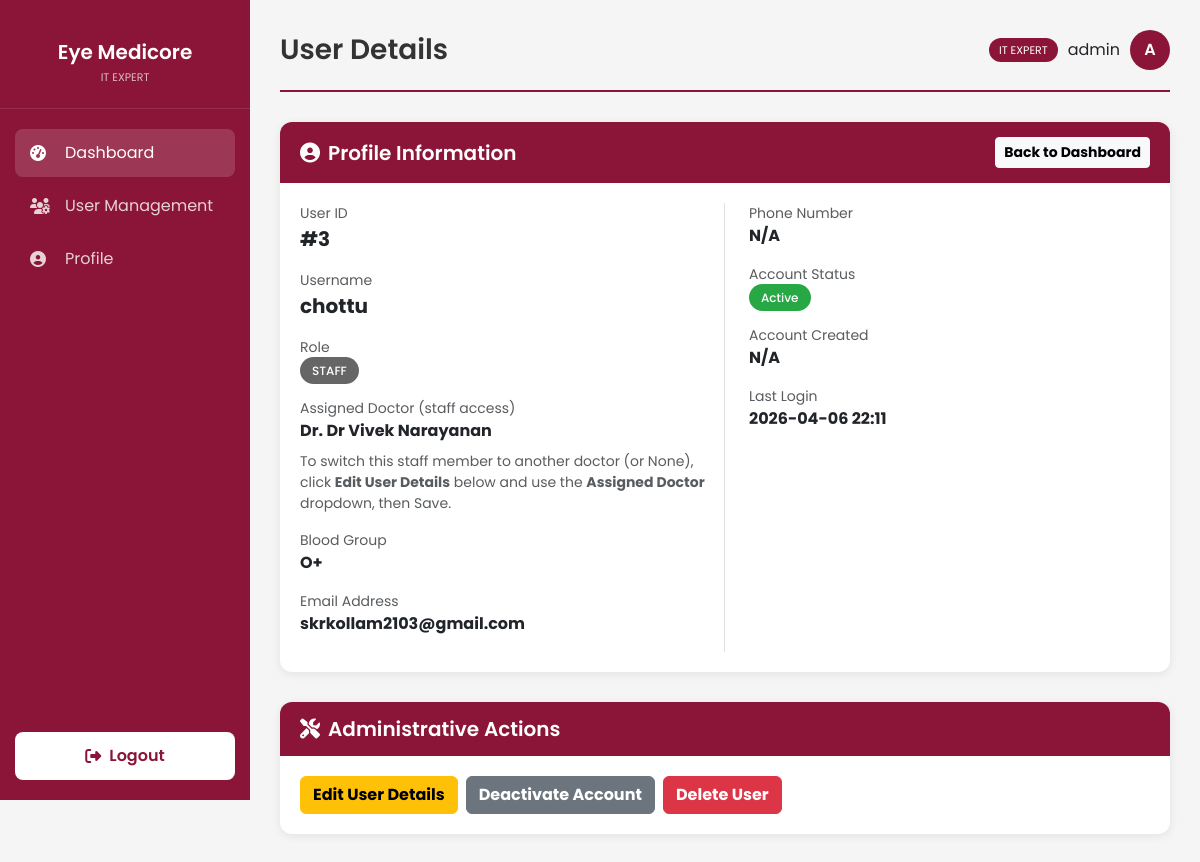
The page /admin/view_user/3 (signed in) on the database as committed earlier.
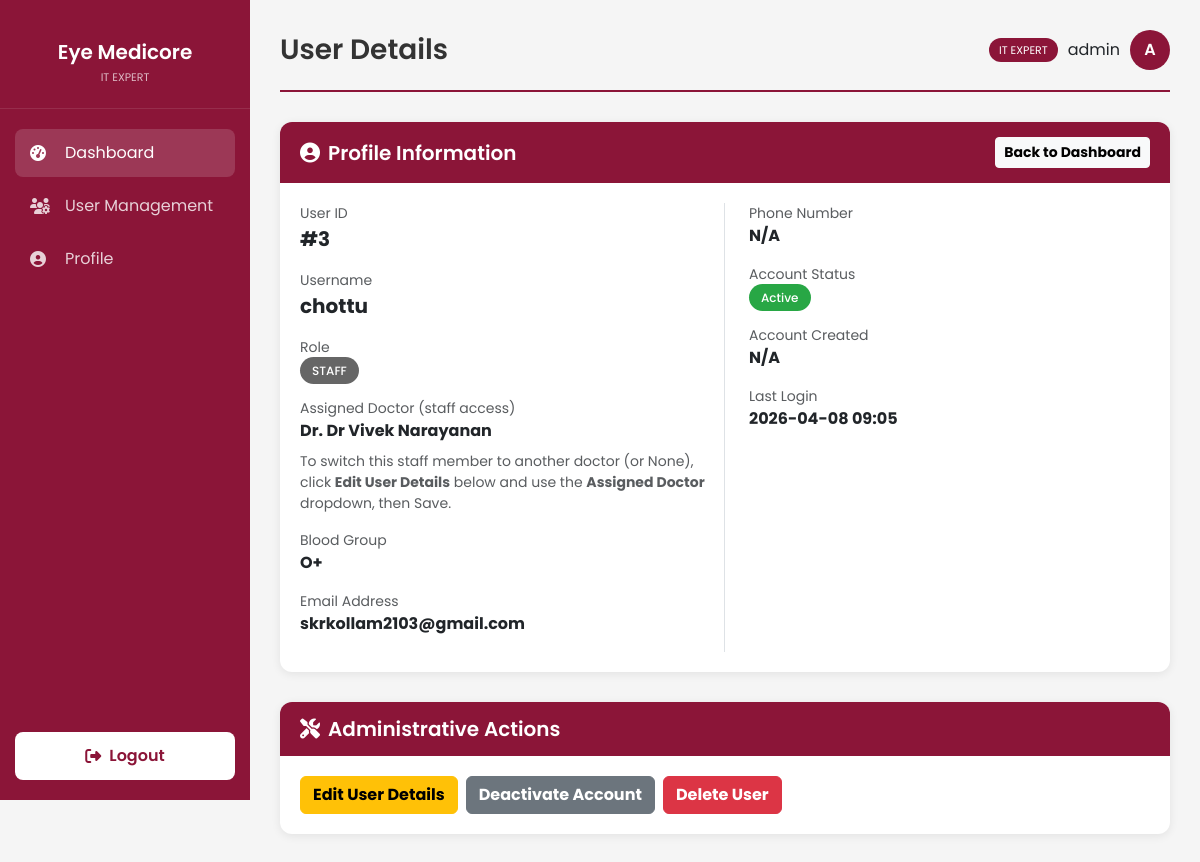
The same page on the database as committed later.
### models.py (models this page shows, shortened)
class User(UserMixin, db.Model):
    id = db.Column(db.Integer, primary_key=True)
    username = db.Column(db.String(100), unique=True, nullable=False)
    password_hash = db.Column(db.String(200), nullable=False)
    role = db.Column(db.String(20), nullable=False, default='staff') # it_expert, doctor, staff
    blood_group = db.Column(db.String(5), nullable=False)
    email = db.Column(db.String(120), unique=True)
    phone_number = db.Column(db.String(20), unique=True)
    account_status = db.Column(db.String(20), default='Active')
    created_at = db.Column(db.DateTime, default=get_local_time)
    last_login = db.Column(db.DateTime)
    otp_secret = db.Column(db.String(6))
    otp_expiry = db.Column(db.DateTime)
    doctor_id = db.Column(db.Integer, db.ForeignKey('user.id'), nullable=True)
    doctor = db.relationship('User', remote_side=[id], backref='staff_members')

### app.py (the view)
@app.route('/admin/view_user/<int:user_id>')
@login_required
@role_required('it_expert')
def view_user(user_id):
    user = User.query.get_or_404(user_id)
    return render_template('view_user_profile.html', user=user)

### app.py (called while the page is built)
@login_manager.user_loader
def load_user(user_id):
    return User.query.get(int(user_id))

def role_required(role):
    def decorator(f):
        @wraps(f)
        def decorated_function(*args, **kwargs):
            if not current_user.is_authenticated or current_user.role != role:
                flash('You do not have permission to access this page.', 'danger')
                return redirect(url_for('index'))
            return f(*args, **kwargs)
        return decorated_function
    return decorator

### templates/view_user_profile.html (shortened to what the changed rows need)
{% extends "base_dashboard.html" %}
{% block page_title %}User Details{% endblock %}
{% block content %}
<div class="card">
    <div class="card-body">
        <div class="row">
            <div class="col-md-6 border-end">
                <div class="mb-3">
                    <div class="text-muted small">User ID</div>
                    <div class="fw-bold fs-5">#{{ user.id }}</div>
                </div>
                <div class="mb-3">
                    <div class="text-muted small">Username</div>
                    <div class="fw-bold fs-5">{{ user.username }}</div>
                </div>
                <div class="mb-3">
                    <div class="fw-bold">
                        <span
                            class="badge-role badge-{{ 'doctor' if user.role == 'doctor' else 'staff' if user.role == 'staff' else 'admin' }}">
                            {{ user.role|upper }}
                        </span>
                    </div>
                </div>
                <div class="mb-3">
                    <div class="text-muted small">Blood Group</div>
                    <div class="fw-bold">{{ user.blood_group if user.blood_group else 'N/A' }}</div>
                </div>
                <div class="mb-3">
                    <div class="text-muted small">Email Address</div>
                    <div class="fw-bold">{{ user.email if user.email else 'N/A' }}</div>
                </div>
            </div>
            <div class="col-md-6 ps-4">
                <div class="mb-3">
                    <div class="text-muted small">Phone Number</div>
                    <div class="fw-bold">{{ user.phone_number if user.phone_number else 'N/A' }}</div>
                </div>
                <div class="mb-3">
                    <div class="fw-bold">
                        <span
                            class="badge-role badge-{{ 'active' if user.account_status == 'Active' else 'inactive' }}">
                            {{ user.account_status if user.account_status else 'Active' }}
                        </span>
                    </div>
                </div>
                <div class="mb-3">
                    <div class="text-muted small">Account Created</div>
                    <div class="fw-bold">{{ user.created_at.strftime('%Y-%m-%d %H:%M') if user.created_at else 'N/A' }}
                    </div>
                </div>
                <div class="mb-0">
                    <div class="text-muted small">Last Login</div>
                    <div class="fw-bold">{{ user.last_login.strftime('%Y-%m-%d %H:%M') if user.last_login else 'Never'
                        }}</div>
                </div>
            </div>
        </div>
    </div>
</div>
<div class="card mt-4">
    <div class="card-body">
        <div class="d-flex gap-2">
            {% if user.id != current_user.id %}
            <form action="/admin/toggle_status/{{ user.id }}" method="POST" class="d-inline">
                <button type="submit"
                    class="btn btn-{{ 'secondary' if user.account_status == 'Active' else 'success' }} fw-bold">
                    {{ 'Deactivate Account' if user.account_status == 'Active' else 'Activate Account' }}
                </button>
            </form>
            <form action="/admin/delete_user/{{ user.id }}" method="POST" class="d-inline"
                data-confirm="Are you sure you want to delete this user permanently?">
                <button type="submit" class="btn btn-danger fw-bold">Delete User</button>
            </form>
            {% else %}
            <span class="text-muted align-self-center"><i class="fas fa-info-circle me-1"></i>You cannot modify your own
                status.</span>
            {% endif %}
        </div>
    </div>
</div>
{% endblock %}

Rows that differ between the two databases and show on the page:
changed User "chottu": last_login "2026-04-06 22:11" → "2026-04-08 09:05"
